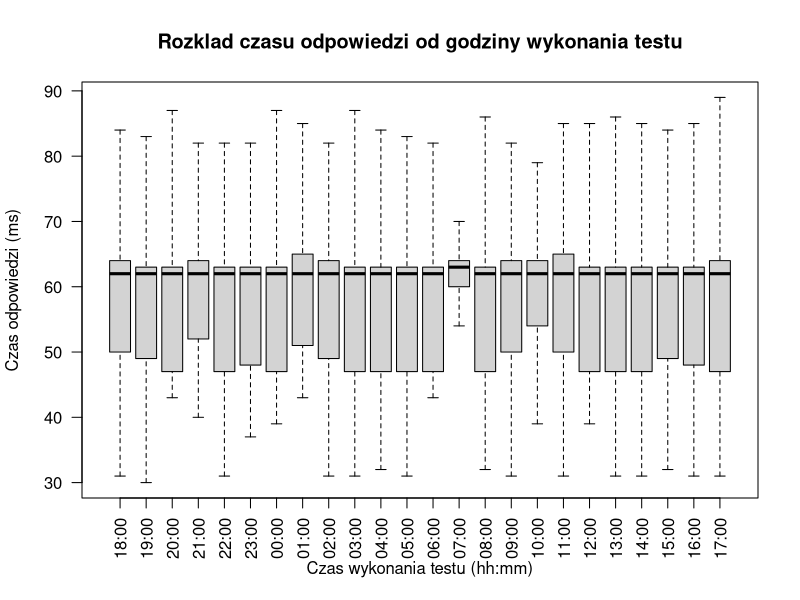

This chart was generated by the following R code:
csvData <- read.csv(file="data.csv", header=TRUE, sep=",")
boxplot(csvData, main="Rozklad czasu odpowiedzi od godziny wykonania testu", ylab="Czas odpowiedzi (ms)", xlab="Czas wykonania testu (hh:mm)", outline=FALSE, las=2, names=c("18:00","19:00","20:00","21:00","22:00","23:00","00:00","01:00","02:00","03:00","04:00","05:00","06:00","07:00","08:00","09:00","10:00","11:00","12:00","13:00","14:00","15:00","16:00","17:00"))
